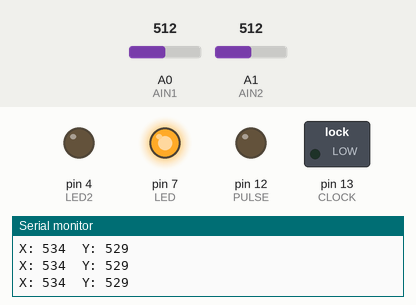
Simulated run of this sketch. Board: Arduino Uno, built with avr-gcc and run on an emulated ATmega328P. Parts: switched loads named in the sketch (green lamp = pin HIGH), output pins drawn as LEDs (lit = HIGH), the last lines printed to the serial monitor. The test bench sets the inputs (shaded band); at power-on: A0 (AIN1) = 512, A1 (AIN2) = 512.

Above: at 1.2 s.
1.3 s: A0 (AIN1) set to 61
4.3 s: A0 (AIN1) set to 50
At 4.8 s:
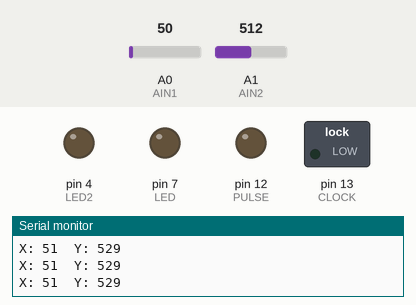
5.8 s: A1 (AIN2) set to 107
7.3 s: A1 (AIN2) set to 92
10.3 s: A0 (AIN1) set to 67
At 10.6 s:
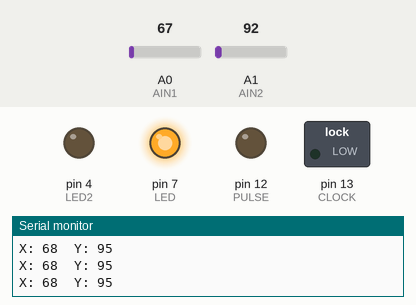
11.8 s: A0 (AIN1) set to 47
At 13.1 s:
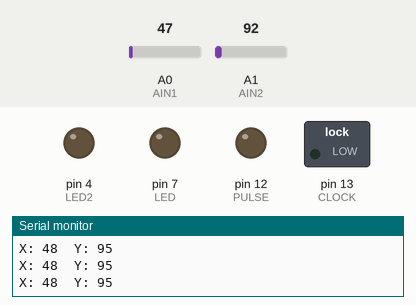
Timing chart, 0 to 14.3 s (numbered marks = the images above; inputs shaded):
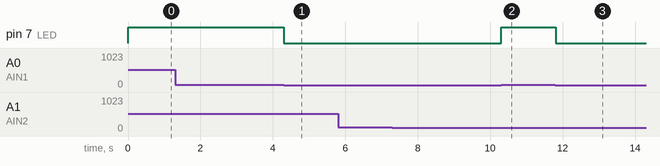

The sketch:

TEST.ino
```cpp
int val =0;
unsigned long Time;
int newVal1 = 0;
int newVal2 = 0;
int i;
boolean toggle0 = false;
boolean toggle1 = false;
int numReadings = 30;
 int LED = 7;
 int CLOCK = 13;
 int PULSE = 12;
 int AIN1 = A0;
 int AIN2 = A1;
 int LED2 = 4;

void setup() {

  // put your setup code here, to run once:
 cli();
  pinMode(LED,OUTPUT);
  pinMode(LED2, OUTPUT);
  pinMode(AIN1, INPUT);
  Serial.begin(115200);

  pinMode(CLOCK, OUTPUT);
  TCCR0A = 0;
  TCCR0B = 0;
  TCNT0 = 0;
  OCR0A=3;//4mz
  TCCR0A |= (1<<WGM01);
  TCCR0B |= (1<<CS00);//prescaler 1
  TIMSK0 |= (1 << OCIE0A);


  pinMode(PULSE, OUTPUT);//sets 2mh hertz signal for pulse clock on timer 0 pins 5 and 6
  TCCR1A = 0;
  TCCR1B = 0;
  TCNT1 = 0;
  OCR1A = 19999;
  TCCR1B |=(1<< WGM12);
  TCCR1B|= (1<<CS10);
  TIMSK1 |= (1<<OCIE1A);

}
ISR(TIMER1_COMPA_vect){
  if(toggle1){
    digitalWrite(CLOCK,HIGH);
    toggle1 = false;
  }
  else{
    digitalWrite(CLOCK,LOW);
    toggle1 = true;
  }

}
ISR(TIMER0_COMPA_vect){
  if(toggle0){
    digitalWrite(PULSE,HIGH);
    toggle0 = false;
  }
  else{
    digitalWrite(PULSE,LOW);
    toggle0 = true;
  }

}
void loop() {
  // put your main code here, to run repeatedly:
  for (i = 0; i< numReadings; i++){
    newVal1 = newVal1 + analogRead(AIN1);
    newVal2 = newVal2 + analogRead(AIN2);
    delayMicroseconds(50);
  }
  newVal1 = (newVal1 / (numReadings/1.01))-1;
  newVal2 = newVal2 / (numReadings);
    Serial.print("X: "); Serial.print(newVal1); Serial.print("  ");
    Serial.print("Y: "); Serial.print(newVal2); Serial.print("  ");
    Serial.println("");

// digitalWrite(LED2, HIGH);

  if (newVal1 > 57){
    digitalWrite(LED,HIGH);
  }
  else{digitalWrite(LED,LOW);}

}
```

Measured:
- the behaviour switches between 57 and 56 on A0 (AIN1) (found by bisection; images 0 and 1)
- after the input at 4.3 s, pin 7 (LED): HIGH → LOW at once
- after the input at 10.3 s, pin 7 (LED): LOW → HIGH at once
- after the input at 11.8 s, pin 7 (LED): HIGH → LOW at once
